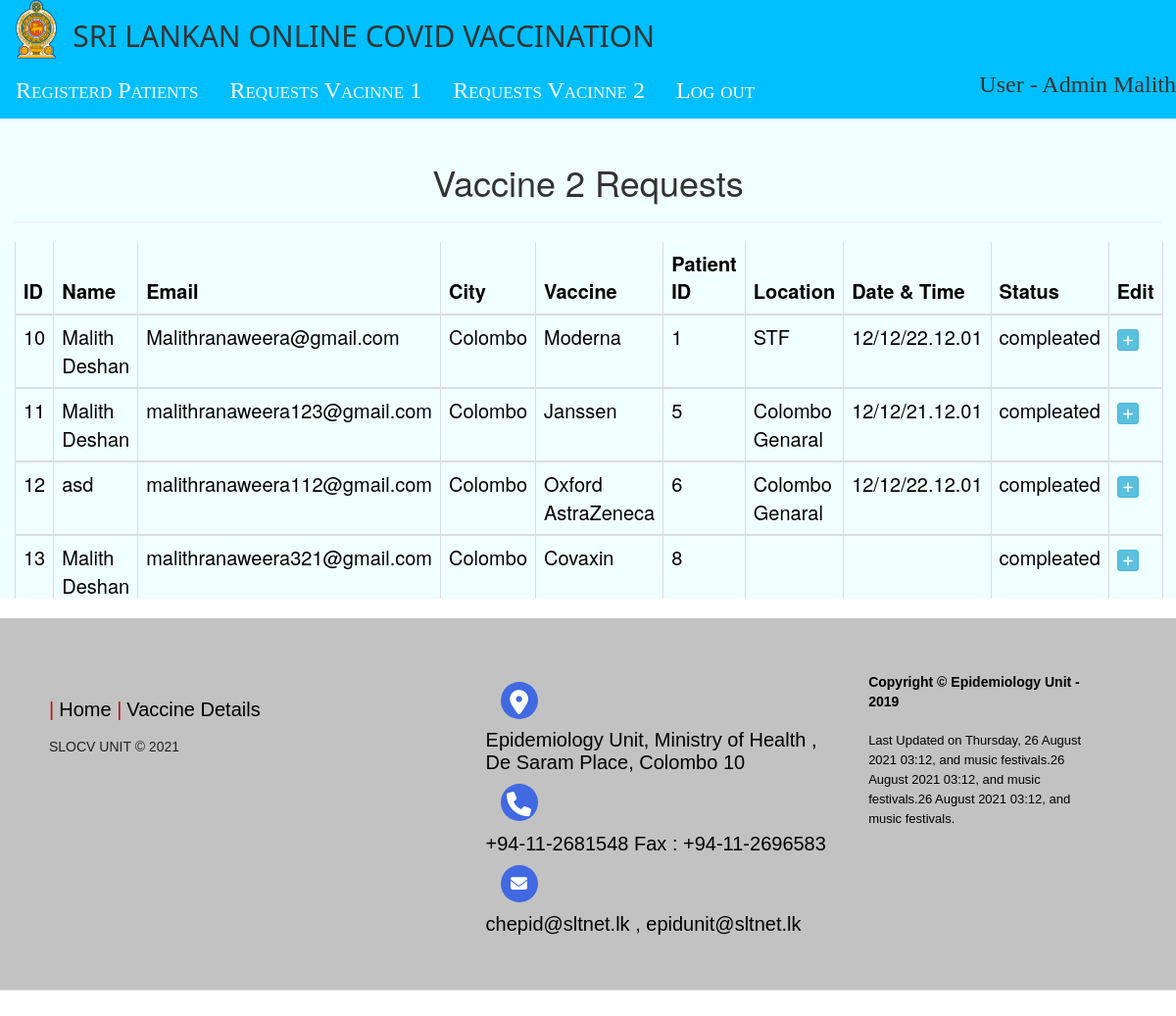
Screenshot of /requestv2.php (signed in) with the database file from the repository.
### tables this page shows
CREATE TABLE `second_vaccine_requests` (
  `id` int(255) NOT NULL,
  `name` varchar(1000) NOT NULL,
  `email` varchar(1000) NOT NULL,
  `city` varchar(1000) NOT NULL,
  `vaccinename` varchar(1000) NOT NULL,
  `patientID` varchar(1000) NOT NULL,
  `SvaccineLocation` varchar(1000) NOT NULL,
  `SvaccineTime` varchar(1000) NOT NULL,
  `status` varchar(1000) DEFAULT NULL
);

### requestv2.php (the view, shortened to what this page needs)
<!DOCTYPE html>
<html lang="en">
  <head>
    <link href="css/bootstrap.min.css" rel="stylesheet">
	  <link href="css/style.css" rel="stylesheet">
<body>
<?php
	include "DBconnection.php";
	if(!isset($_SESSION['email']))
	{
		header("location:adminlogin.php");
	}
	else
	{
		$id = $_SESSION['id'];
		$email = $_SESSION['email'];
		$result = mysqli_query($conn,"SELECT * FROM admins WHERE id='" . $id."'");
		$row  = mysqli_fetch_array($result);
		if($row >0)
		{
		$name=$row['name'];
		 		}
	$mysqli = new mysqli('localhost','root','','covidv') or die(mysqli_error($mysqli));
		 $resultSet = $mysqli->query("SELECT * FROM second_vaccine_requests ") or die ($mysqli->erorr);
	}
	  ?>
<div class="topnav" style=" margin-top: -20px  " >
<a style="padding-top:0px; padding-bottom: 0px"><img height="60px" src="228-2285847_emblem-of-sri-lanka-national-emblem-of-sri.png"></a>
<h2 style="font-family: Segoe, 'Segoe UI', 'DejaVu Sans', 'Trebuchet MS', Verdana, 'sans-serif'">SRI LANKAN ONLINE COVID VACCINATION</h2>
<a  href="adminindex.php">Registerd Patients</a>
<a  href="requestv1.php">Requests Vacinne 1</a>
<a  href="requestv2.php">Requests Vacinne 2</a>
<a  href="userLogout.php">Log out</a>
<h3  align="right" style="font-family:Cambria, 'Hoefler Text', 'Liberation Serif', Times, 'Times New Roman', 'serif'">User - <?php echo $name;?></h3>
</div>
<div class="section2" align="center" style="margin-bottom: 20px; overflow-y: scroll" >
	<?php
	include "DBconnection.php";
?>
	<div align="left" class="col-md-12" style="margin-top: 5px" >
<div style="margin-top: 10px">
 <h1 align="center" >Vaccine 2 Requests</h1><hr>
<table class="table table-bordered"  style=" color: black; font-size: 20px; border:10px ">
  <thead>
    <tr>
      <th scope="col"> ID</th>
		<th scope="col">  Name</th>
		<th   scope="col">Email</th>
      	<th   scope="col">City</th>
		<th  scope="col">Vaccine</th>
   	    <th   scope="col">Patient ID</th>
		<th   scope="col">Location</th>
         <th   scope="col">Date & Time</th>
		<th   scope="col">Status</th>
		<th   scope="col">Edit</th>
    </tr>
  </thead>
  <tbody>
	  		<?php
		While($rows = $resultSet->fetch_assoc ()):
	$eid = $rows['id'];
	$name = $rows['name'];
	$email = $rows['email'];
	$city = $rows['city'];
	$vaccinename = $rows['vaccinename'];
	$patientID = $rows['patientID'];
	$SvaccineLocation = $rows['SvaccineLocation'];
	$SvaccineTime = $rows['SvaccineTime'];
	$Sstatus = $rows['status'];
	 ?>
    <tr>
        <td><?php echo $eid ; ?></td>
		<td><?php echo $name ; ?></td>
		<td><?php echo $email ; ?></td>
		<td><?php echo $city ; ?></td>
		<td><?php echo $vaccinename ; ?></td>
		<td><?php echo $patientID ; ?></td>
		<td><?php echo $SvaccineLocation ; ?></td>
		<td><?php echo $SvaccineTime ; ?></td>
		<td><?php echo $Sstatus ; ?></td>
	  <td><button type="button" class="btn btn-info btn-xs editbtn"><i class="fa fa-plus" aria-hidden="true"></i></button></td>
    </tr>
  </tbody>
<?php endwhile; ?>
</table>
</div>
</div></div>
<footer class="footer-distributed">
			<div class="footer-left">
				<p class="footer-links">
					<a  href="index.html">Home</a>
<a  href="index.html">Vaccine Details</a>
				</p>
				<p class="footer-company-name">SLOCV UNIT  © 2021</p>
			</div>
			<div class="footer-center">
				<div>
					<i class="fa fa-map-marker"></i>
					<p>Epidemiology Unit, Ministry of Health ,<br> De Saram Place, Colombo 10</p>
				</div>
				<div>
					<i class="fa fa-phone"></i>
					<p>+94-11-2681548 Fax : +94-11-2696583</p>
				</div>
				<div>
					<i class="fa fa-envelope"></i>
						<p><a href="">  chepid@sltnet.lk  , epidunit@sltnet.lk  </a></p>
				</div>
			</div>
			<div class="footer-right">
				<p class="footer-company-about">
					<span>Copyright © Epidemiology Unit - 2019</span>
					Last Updated on Thursday, 26 August 2021 03:12, and music festivals.26 August 2021 03:12, and music festivals.26 August 2021 03:12, and music festivals.
				</p>
			</div>
		</footer>
</body>
</html>

### css/style.css (style rules this page uses)
.footer-distributed { background: #C2C2C2; box-shadow: 0 1px 1px 0 rgba(0, 0, 0, 0.12); box-sizing: border-box; width: 100%; text-align: left; font: bold 20px sans-serif; padding: 55px 50px; }
.footer-distributed .footer-left, .footer-distributed .footer-center, .footer-distributed .footer-right { display: inline-block; vertical-align: top; }
.footer-distributed .footer-left { width: 40%; }
.footer-distributed .footer-links { color: #ffffff; margin: 20px 0 12px; padding: 0; color: black; }
.footer-distributed .footer-links a { display:inline-block; line-height: 1.8; font-weight:400; text-decoration: none; color: inherit; }
.footer-distributed .footer-company-name { color: #222; font-size: 14px; font-weight: normal; margin: 0; }
.footer-distributed .footer-center { width: 35%; }
.footer-distributed .footer-center i { background-color: royalblue; color: #ffffff; font-size: 25px; width: 38px; height: 38px; border-radius: 50%; text-align: center; line-height: 42px; margin: 10px 15px; vertical-align: middle; }
.footer-distributed .footer-center i.fa-envelope { font-size: 17px; line-height: 38px; }
.footer-distributed .footer-center p { display: inline-block; color: #FF6799; font-weight:400; vertical-align: middle; margin:0; color: black; }
.footer-distributed .footer-center p a { color: black; text-decoration: none;; }
.footer-distributed .footer-links a:before { content: "|"; font-weight:300; font-size: 20px; left: 0; color: #BF0D10; display: inline-block; padding-right: 5px; }
.footer-distributed .footer-right { width: 20%; }
.footer-distributed .footer-company-about { line-height: 20px; color: black; font-size: 13px; font-weight: normal; margin: 0; }
.footer-distributed .footer-company-about span { display: block; color: black; font-size: 14px; font-weight: bold; margin-bottom: 20px; }
.topnav { overflow: hidden; background-color: deepskyblue; }
.topnav a { float: left; display: block; color: white; text-align: center; padding: 12px 16px; text-decoration: none; font-size: 24px; font-family: Baskerville, "Palatino Linotype", Palatino, "Century Schoolbook L", "Times New Roman", "serif"; font-variant: small-caps; }
.section2 { width: 100%; height: 490px; background-color: azure; overflow-x: hidden; overflow-y: hidden; background-position: center; background-origin: padding-box; }

### rows the page displays
second_vaccine_requests: id "10", name "Malith Deshan", email "Malithranaweera@gmail.com", city "Colombo", vaccinename "Moderna", patientID "1", SvaccineLocation "STF", SvaccineTime "12/12/22.12.01", status "compleated"
second_vaccine_requests: id "11", name "Malith Deshan", email "malithranaweera123@gmail.com", city "Colombo", vaccinename "Janssen", patientID "5", SvaccineLocation "Colombo Genaral", SvaccineTime "12/12/21.12.01", status "compleated"
second_vaccine_requests: id "12", name "asd", email "malithranaweera112@gmail.com", city "Colombo", vaccinename "Oxford AstraZeneca", patientID "6", SvaccineLocation "Colombo Genaral", SvaccineTime "12/12/22.12.01", status "compleated"
second_vaccine_requests: id "13", name "Malith Deshan", email "malithranaweera321@gmail.com", city "Colombo", vaccinename "Covaxin", patientID "8", status "compleated"

### other values shown
$name "Admin Malith"
